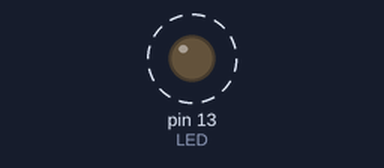
Simulated run of this sketch. Board: Arduino Uno, built with avr-gcc and run on an emulated ATmega328P. Shown: output pins drawn as LEDs (lit = HIGH). Dashed ring = blinking.

Above: at 0.02 s.
Timing chart, 0 to 3.0 s (numbered marks = the images above):
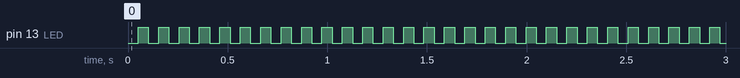

Measured:
- by itself, pin 13 (LED): alternates HIGH for 0.05 s and LOW for 0.05 s

The sketch:

blinking_no_delay.ino
```cpp
#define LED 13
#define interval 50
unsigned long time = millis();
unsigned long previous = 0;
int ledState = LOW;

void setup() {
  pinMode(LED, OUTPUT);
}

void loop() {
  time = millis();
  if (time - previous > interval) {
    previous = time;
    if (ledState == LOW) {
      ledState = HIGH;
    }
    else {
      ledState = LOW;
    }
  }
  digitalWrite(LED, ledState);

}
```
